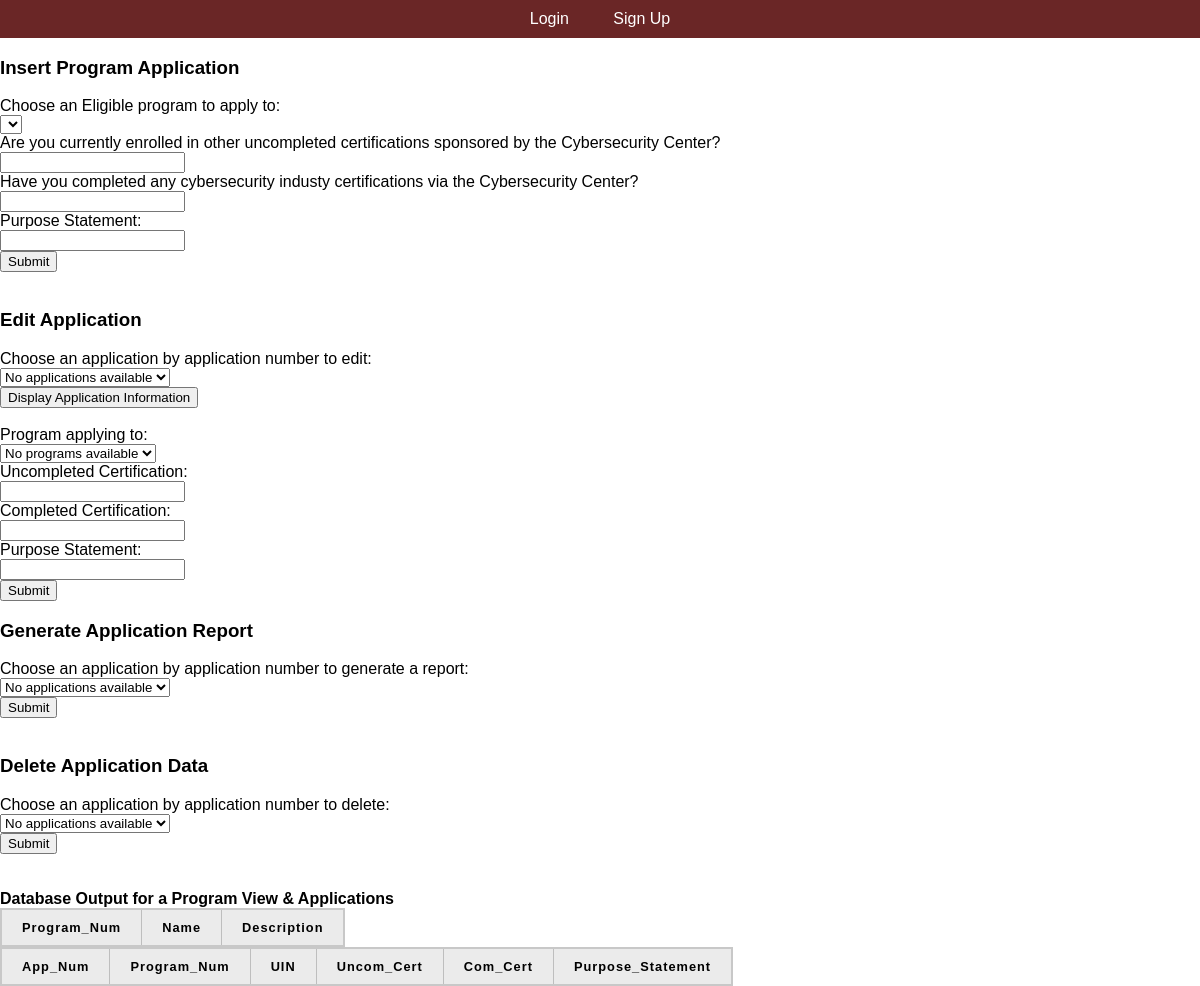
Page /app_info_manager.php on the earlier database version.
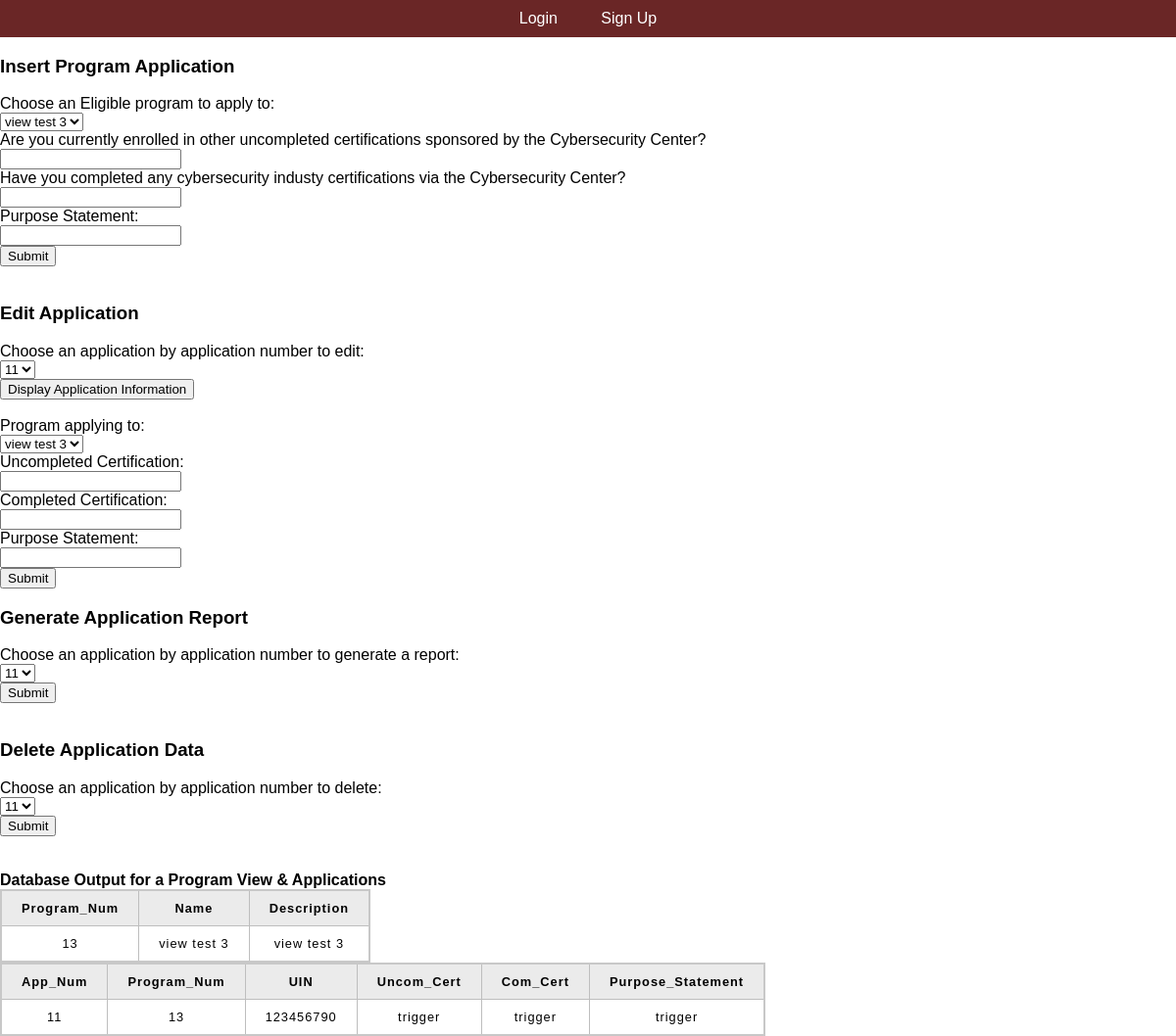
Same page on the later database version.
### tables this page shows
CREATE TABLE `applications` (
  `App_Num` int(11) NOT NULL,
  `Program_Num` int(11) NOT NULL,
  `UIN` int(11) NOT NULL,
  `Uncom_Cert` varchar(128) NOT NULL,
  `Com_Cert` varchar(128) NOT NULL,
  `Purpose_Statement` longtext NOT NULL
);

### app_info_manager.php (the view, shortened to what the changed rows need)
<?php
  include_once('header.php');
  include_once 'includes/dbh.inc.php';
?>
  <form action="includes/app_info_manager.inc.php" method="post">
    <label for="Program_Num">Choose an Eligible program to apply to: </label><br>
    <select id="Program_Num" name="Program_Num">
      <?php
      $sql = "SELECT * FROM programs WHERE User_Access = 1";
      $result = $conn->query($sql);
      if ($result->num_rows > 0) {
          while ($row = $result->fetch_assoc()) {
              echo '<option value="' . $row['Program_Num'] . '">' . $row['Name'] . '</option>';
          }
      }
      ?>
    </select><br>
    <label for="Uncom_Cert">Are you currently enrolled in other uncompleted certifications sponsored by the Cybersecurity Center? </label><br>
    <input type="text" id="Uncom_Cert" name="Uncom_Cert"><br>
    <label for="Com_Cert">Have you completed any cybersecurity industy certifications via the Cybersecurity Center? </label><br>
    <input type="text" id="Com_Cert" name="Com_Cert"><br>
    <label for="Purpose_Statement">Purpose Statement: </label><br>
    <input type="text" id="Purpose_Statement" name="Purpose_Statement"><br>
    <button type="Apply" name="Apply">Submit</button>
  </form>
  <br>
  <form action="includes/app_info_manager.inc.php" method="post">
  <label for="App_Num">Choose an application by application number to edit: </label><br>
  <select id="App_Num" name="App_Num">
      <?php
      $sql = "SELECT * FROM applications";
      $result = $conn->query($sql);
      if ($result->num_rows > 0) {
          while ($row = $result->fetch_assoc()) {
              echo '<option value="' . $row['App_Num'] . '">' . $row['App_Num'] . '</option>';
          }
      } else {
          echo '<option value="">No applications available</option>';
      }
      ?>
  </select><br>
  <button type="button" onclick="fetchAndDisplayData()">Display Application Information</button>
  <br>
  <br>
  <label for="Program_Num_Edit">Program applying to: </label><br>
      <select id="Program_Num_Edit" name="Program_Num_Edit">
        <?php
        $sql = "SELECT * FROM programs WHERE User_Access = 1";
        $result = $conn->query($sql);
        if ($result->num_rows > 0) {
            while ($row = $result->fetch_assoc()) {
                echo '<option value="' . $row['Program_Num'] . '">' . $row['Name'] . '</option>';
            }
        } else {
            echo '<option value="">No programs available</option>';
        }
        ?>
      </select><br>
  <label for="Uncom_Cert_Edit">Uncompleted Certification:</label><br>
  <input type="text" id="Uncom_Cert_Edit" name="Uncom_Cert_Edit"><br>
  <label for="Com_Cert_Edit">Completed Certification:</label><br>
  <input type="text" id="Com_Cert_Edit" name="Com_Cert_Edit"><br>
  <label for="Purpose_Statement_Edit">Purpose Statement:</label><br>
  <input type="text" id="Purpose_Statement_Edit" name="Purpose_Statement_Edit"><br>
  <button type="edit_app" name="edit_app">Submit</button>
</form>
    <form action="includes/app_info_manager.inc.php" method="post">
        <label for="App_Num">Choose an application by application number to generate a report: </label><br>
        <select id="App_Num" name="App_Num">
            <?php
            $sql = "SELECT * FROM applications";
            $result = $conn->query($sql);
            if ($result->num_rows > 0) {
                while ($row = $result->fetch_assoc()) {
                    echo '<option value="' . $row['App_Num'] . '">' . $row['App_Num'] . '</option>';
                }
            } else {
                echo '<option value="">No applications available</option>';
            }
            ?>
        </select><br>
        <button type="generate_app_report" name="generate_app_report">Submit</button>
    </form>
    <br>
    <form action="includes/app_info_manager.inc.php" method="post">
        <label for="App_Num">Choose an application by application number to delete: </label><br>
        <select id="App_Num" name="App_Num">
            <?php
            $sql = "SELECT * FROM applications";
            $result = $conn->query($sql);
            if ($result->num_rows > 0) {
                while ($row = $result->fetch_assoc()) {
                    echo '<option value="' . $row['App_Num'] . '">' . $row['App_Num'] . '</option>';
                }
            } else {
                echo '<option value="">No applications available</option>';
            }
            ?>
        </select><br>
        <button type="delete_app_data" name="delete_app_data">Submit</button>
    </form>
    <br>
<?php
$query = "SELECT * FROM ProgramView";
echo "<br><b>Database Output for a Program View & Applications</b>";
echo '<table>
      <tr>
          <th>Program_Num</th>
          <th>Name</th>
          <th>Description</th>
      </tr>';
if ($result = $conn->query($query)) {
  while ($row = $result->fetch_assoc()) {
      $field1name = $row["Program_Num"];
      $field2name = $row["Name"];
      $field3name = $row["Description"];
      echo '<tr>
        <td>'.$field1name.'</td>
        <td>'.$field2name.'</td>
        <td>'.$field3name.'</td>
      </tr>';
  }
}
?>
<?php
  $query = "SELECT * FROM applications";
  echo '<table>
        <tr>
            <th>App_Num</th>
            <th>Program_Num</th>
            <th>UIN</th>
            <th>Uncom_Cert</th>
            <th>Com_Cert</th>
            <th>Purpose_Statement</th>
        </tr>';
  if ($result = $conn->query($query)) {
    while ($row = $result->fetch_assoc()) {
        $field1name = $row["App_Num"];
        $field2name = $row["Program_Num"];
        $field3name = $row["UIN"];
        $field4name = $row["Uncom_Cert"];
        $field5name = $row["Com_Cert"];
        $field6name = $row["Purpose_Statement"];
        echo '<tr>
          <td>'.$field1name.'</td>
          <td>'.$field2name.'</td>
          <td>'.$field3name.'</td>
          <td>'.$field4name.'</td>
          <td>'.$field5name.'</td>
          <td>'.$field6name.'</td>
        </tr>';
    }
}
?>
</body>
</html>

Differences in the rows shown:
added applications: App_Num "11", Program_Num "13", UIN "123456790", Uncom_Cert "trigger", Com_Cert "trigger", Purpose_Statement "trigger"
Other differences:
form field Program_Num: (not shown) → "view test 3"
form field App_Num: "No applications available" → "11"
form field Program_Num_Edit: "No programs available" → "view test 3"
new list line: "13 view test 3 view test 3"
